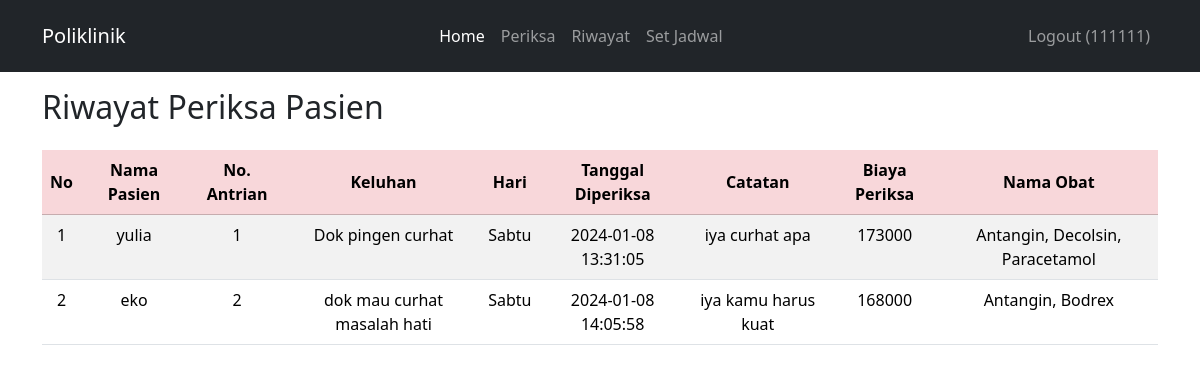
Page /berandaDokter.php?page=riwayat (signed in) on the committed database.
### tables this page shows
CREATE TABLE `daftar_poli` (
  `id` int(10) UNSIGNED NOT NULL,
  `id_pasien` int(10) UNSIGNED NOT NULL,
  `id_jadwal` int(10) UNSIGNED NOT NULL,
  `keluhan` text NOT NULL,
  `no_antrian` int(10) UNSIGNED NOT NULL,
  `tanggal` timestamp NOT NULL DEFAULT current_timestamp() ON UPDATE current_timestamp()
);

CREATE TABLE `pasien` (
  `id` int(10) UNSIGNED NOT NULL,
  `nama` varchar(255) NOT NULL,
  `alamat` varchar(255) NOT NULL,
  `no_ktp` varchar(255) NOT NULL,
  `no_hp` varchar(50) NOT NULL,
  `no_rm` varchar(25) NOT NULL
);

CREATE TABLE `jadwal_periksa` (
  `id` int(10) UNSIGNED NOT NULL,
  `id_dokter` int(10) UNSIGNED NOT NULL,
  `hari` enum('Senin','Selasa','Rabu','Kamis','Jumat','Sabtu') NOT NULL,
  `jam_mulai` time NOT NULL,
  `jam_selesai` time NOT NULL,
  `statues` tinyint(1) NOT NULL
);

### riwayat.php (the view, shortened to what this page needs)
<main id="periksapasien-page">
    <div class="container" style="margin-top: 5.5rem;">
        <div class="row">
            <h2 class="ps-0">Riwayat Periksa Pasien</h2>
            <div class="table-responsive mt-3 px-0">
                <table class="table table-striped text-center">
                    <thead class="table-danger">
                        <tr>
                            <th valign="middle">No</th>
                            <th valign="middle">Nama Pasien</th>
                            <th valign="middle">No. Antrian</th>
                            <th valign="middle">Keluhan</th>
                            <th valign="middle">Hari</th>
                            <th valign="middle">Tanggal Diperiksa</th>
                            <th valign="middle">Catatan</th>
                            <th valign="middle">Biaya Periksa</th>
                            <th valign="middle">Nama Obat</th>
                        </tr>
                    </thead>
                    <tbody>
                        <?php
                            $id_dokter = $_SESSION['id'];
                            $result = mysqli_query($mysqli, "
                                SELECT daftar_poli.*, pasien.nama AS nama, jadwal_periksa.hari, periksa.tgl_periksa, periksa.catatan, periksa.biaya_periksa, GROUP_CONCAT(obat.nama_obat SEPARATOR ', ') as nama_obat
                                FROM daftar_poli
                                JOIN jadwal_periksa ON daftar_poli.id_jadwal = jadwal_periksa.id
                                JOIN pasien ON daftar_poli.id_pasien = pasien.id
                                LEFT JOIN periksa ON daftar_poli.id = periksa.id_daftar_poli
                                LEFT JOIN detail_periksa ON periksa.id = detail_periksa.id_periksa
                                LEFT JOIN obat ON detail_periksa.id_obat = obat.id
                                WHERE jadwal_periksa.id_dokter = '$id_dokter' AND periksa.id_daftar_poli IS NOT NULL
                                GROUP BY daftar_poli.id, pasien.nama, jadwal_periksa.hari, periksa.tgl_periksa, periksa.catatan, periksa.biaya_periksa
                            ");
                            $no = 1;
                            while ($data = mysqli_fetch_array($result)) :
                        ?>
                                <tr>
                                    <td><?php echo $no++ ?></td>
                                    <td><?php echo $data['nama'] ?></td>
                                    <td><?php echo $data['no_antrian'] ?></td>
                                    <td><?php echo $data['keluhan'] ?></td>
                                    <td><?php echo $data['hari'] ?></td>
                                    <td><?php echo $data['tgl_periksa'] ?></td>
                                    <td><?php echo $data['catatan'] ?></td>
                                    <td><?php echo $data['biaya_periksa'] ?></td>
                                    <td><?php echo $data['nama_obat'] ?></td>
                                </tr>
                        <?php endwhile; ?>
                    </tbody>
                </table>
            </div>
        </div>
    </div>
</main>

### rows in the picture
daftar_poli: id_pasien.nama "yulia", no_antrian "1", keluhan "Dok pingen curhat", id_jadwal.hari "Sabtu", tgl_periksa "2024-01-08 13:31:05", catatan "iya curhat apa", biaya_periksa "173000", nama_obat "Antangin, Decolsin, Paracetamol"
daftar_poli: id_pasien.nama "eko", no_antrian "2", keluhan "dok mau curhat masalah hati", id_jadwal.hari "Sabtu", tgl_periksa "2024-01-08 14:05:58", catatan "iya kamu harus kuat", biaya_periksa "168000", nama_obat "Antangin, Bodrex"

### other values in the picture
$_SESSION['nip'] "111111"
